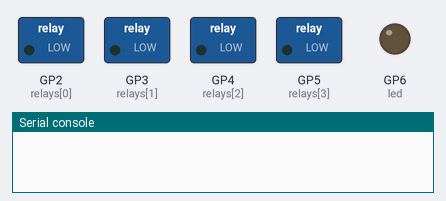
Simulated run of this program. Board: Raspberry Pi Pico running MicroPython. Parts: switched loads named in the program (green lamp = pin HIGH), output pins drawn as LEDs (lit = HIGH), the last lines printed to the serial console. WiFi joins after 1.5 s.

Above: at 0.1 s.
At 1.6 s:
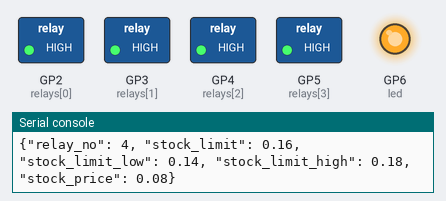
At 16.6 s:
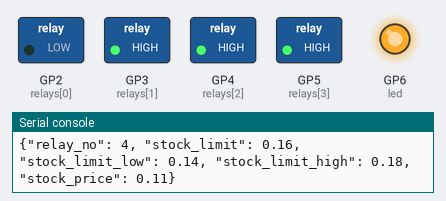
At 26.6 s:
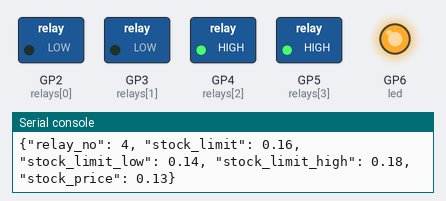
At 36.6 s:
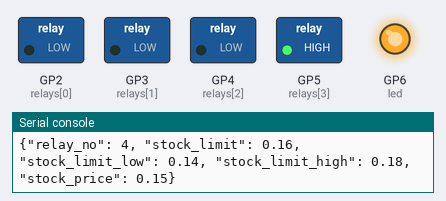
Timing chart, 0 to 38.1 s (numbered marks = the images above):
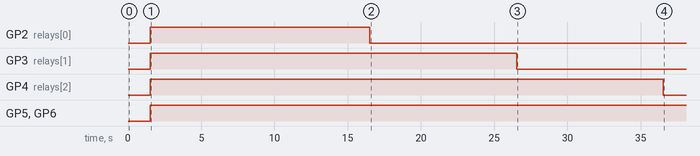

The program:

micropython.py
```python
from time import sleep
import network
from machine import Pin
import uasyncio as asyncio
import ujson as json

# WiFi settings
SSID = "Wokwi-GUEST"
PASSWORD = ""
WLAN = network.WLAN(network.STA_IF)

# WiFi status LED pin (set to your wiring)
WIFI_LED_PIN = 6

# Relay pins (from wiring diagram: GP2-GP5)
# Relays are controlled by MCU GPIO pins below.
RELAY_PINS = (2, 3, 4, 5)

# Mock data settings
MOCK_POLL_INTERVAL = 5
RELAY_LIMITS = [0.10, 0.12, 0.14, 0.16]
LIMIT_BAND = 0.02

def init_wifi_led() -> Pin:
    led = Pin(WIFI_LED_PIN, Pin.OUT)
    led.value(0)
    return led


# WLAN connection
async def connectWifi(wifi_led: Pin) -> None:
    WLAN.active(True)
    WLAN.connect(SSID, PASSWORD)
    while not WLAN.isconnected():
        print(".", end="")
        await asyncio.sleep(0.1)
    print("OK")
    print(WLAN.ifconfig())
    wifi_led.value(1)


def init_outputs() -> tuple[list[Pin], Pin]:
    # Initialize relays (OFF on startup)
    relays = [Pin(pin_num, Pin.OUT) for pin_num in RELAY_PINS]
    for relay in relays:
        relay.off()

    wifi_led = init_wifi_led()
    return relays, wifi_led


def set_relay(relays: list[Pin], index: int, on: bool) -> None:
    if 0 <= index < len(relays):
        # Most 1-channel relay modules are active-LOW
        relays[index].value(0 if on else 1)


def set_all_relays(relays: list[Pin], on: bool) -> None:
    # Most 1-channel relay modules are active-LOW
    value = 0 if on else 1
    for relay in relays:
        relay.value(value)


async def mock_query_loop(relays: list[Pin]) -> None:
    price = 0.08
    direction = 0.01
    while True:
        for relay_no in range(1, 5):
            limit = RELAY_LIMITS[relay_no - 1]
            limit_low = max(0.0, limit - LIMIT_BAND)
            limit_high = limit + LIMIT_BAND
            payload = {
                "relay_no": relay_no,
                "stock_limit": limit,
                "stock_limit_low": round(limit_low, 3),
                "stock_limit_high": round(limit_high, 3),
                "stock_price": round(price, 3),
            }
            print(json.dumps(payload))

            # Relay ON -> NO contact active (price above limit)
            relay_on = price > limit
            set_relay(relays, relay_no - 1, relay_on)
            await asyncio.sleep(0)

        price += direction
        if price >= 0.20 or price <= 0.05:
            direction *= -1

        await asyncio.sleep(MOCK_POLL_INTERVAL)


async def main() -> None:
    relays, wifi_led = init_outputs()
    await connectWifi(wifi_led)

    asyncio.create_task(mock_query_loop(relays))

    while True:
        await asyncio.sleep(1)


asyncio.run(main())
```

Measured:
- by itself, GP2 (relays[0]): LOW → HIGH at 1.5 s, → LOW 15.0 s later
- by itself, GP3 (relays[1]): LOW → HIGH at 1.5 s, → LOW 25.0 s later
- by itself, GP4 (relays[2]): LOW → HIGH at 1.5 s, → LOW 35.0 s later
- by itself, GP5 (relays[3]), GP6 (led): LOW → HIGH at 1.5 s
